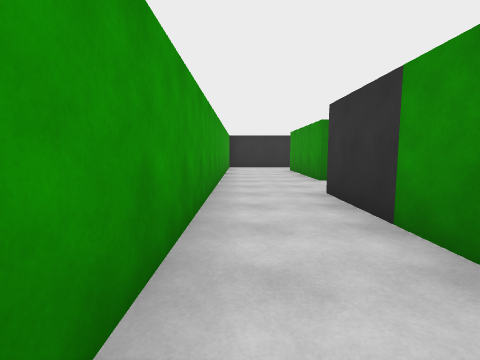
[1] (above)

24 first-person views from a walk through a scene from a Unity 3-D project. The camera is 1.4 m above the floor, tilts 6° down and sees 85° across. The floor is counted in squares, 2 m on a side. Each view is taken from the middle of a square. On the plan, view 1 faces up. The plan holds only what a view shows up to about 9 squares ahead; the rest is blank. The place goes on beyond the plan. The player character is not drawn. Door leaves are left out, so doorways stand open.

[2]
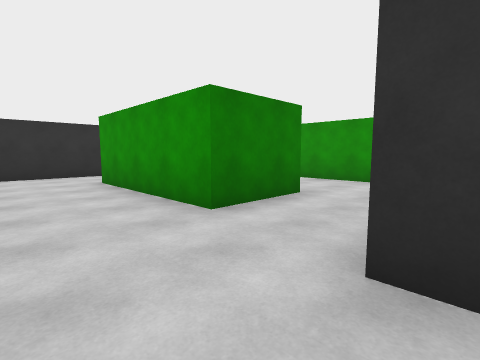

[3]
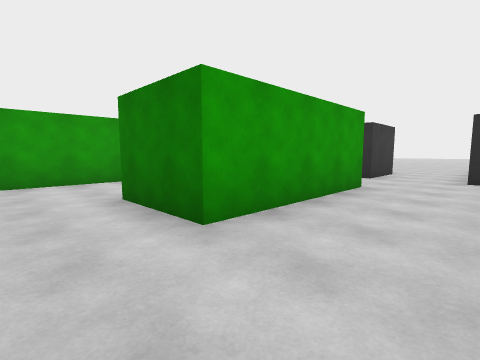

[4]
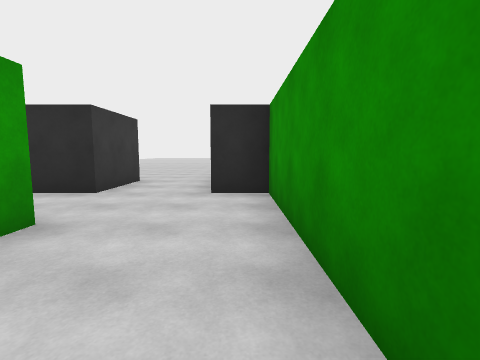

[5]
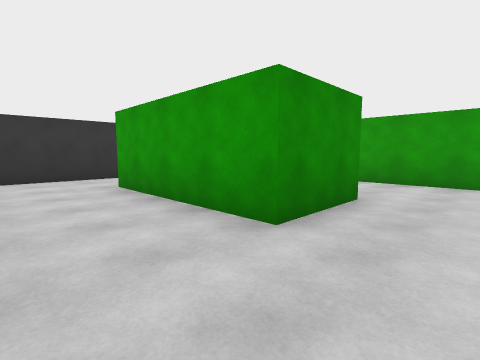

[6]
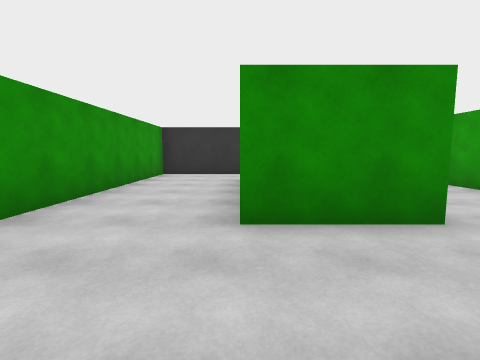

[7]
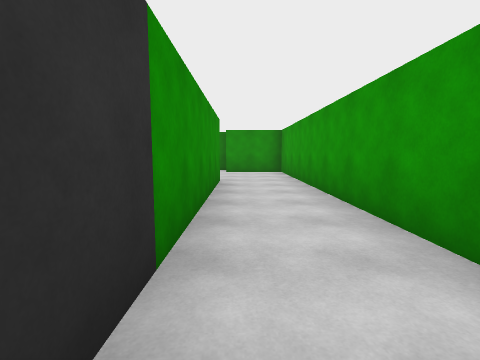

[8]
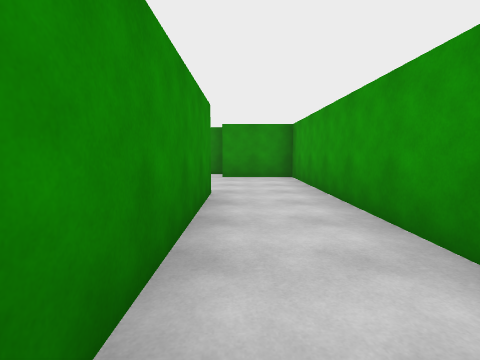

[9]
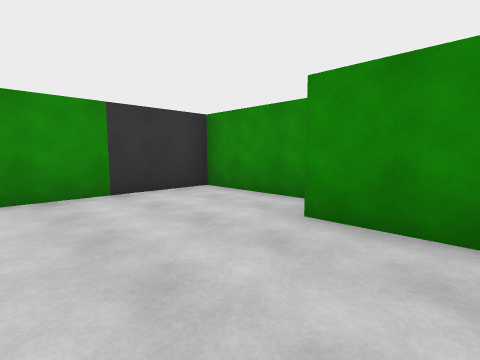

[10]
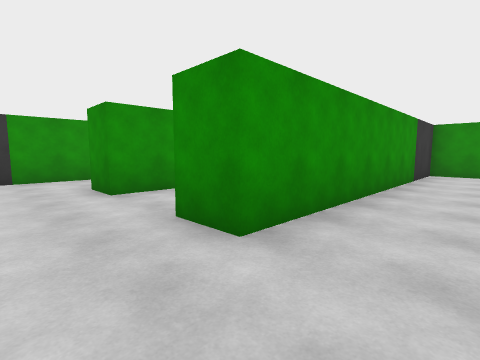

[11]
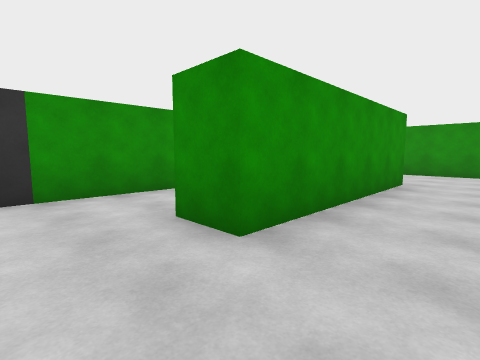

[12]
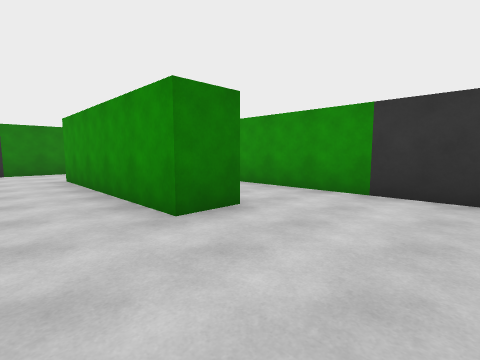

[13]
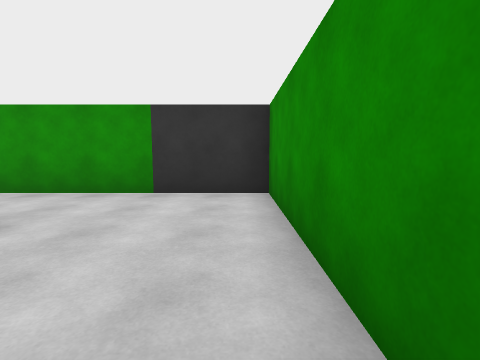

[14]
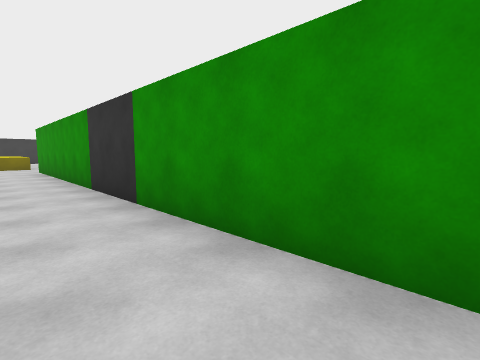

[15]
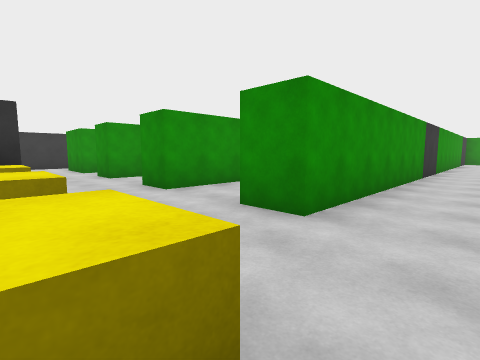

[16]
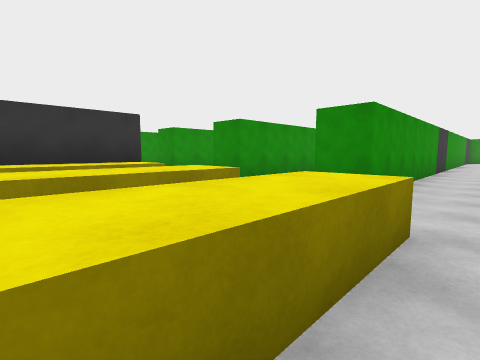

[17]
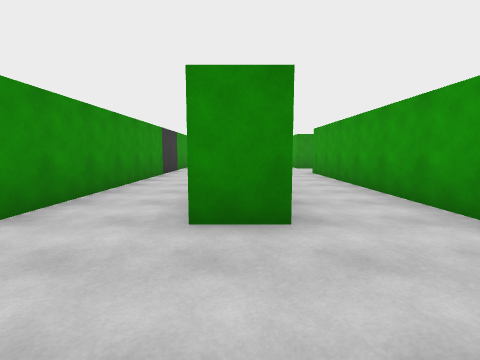

[18]
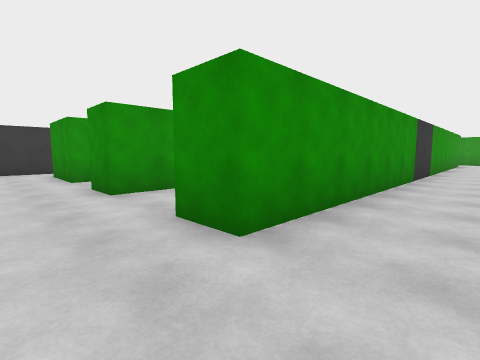

[19]
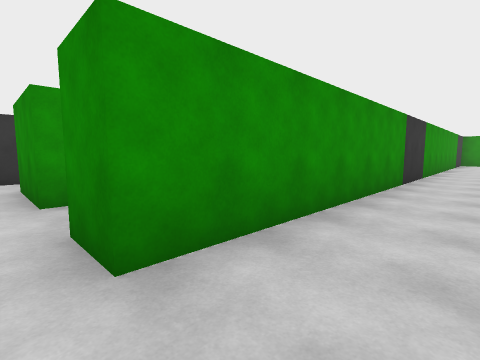

[20]
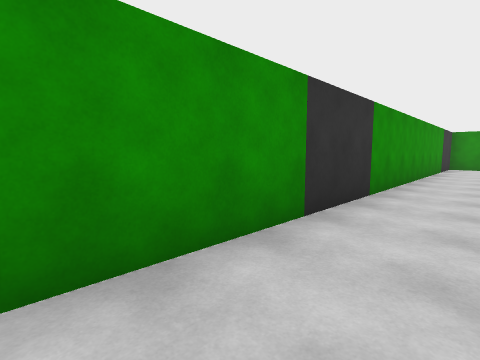

[21]
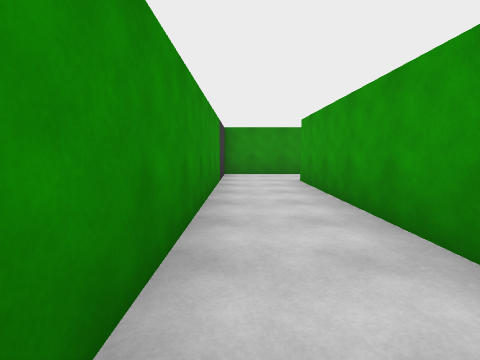

[22]
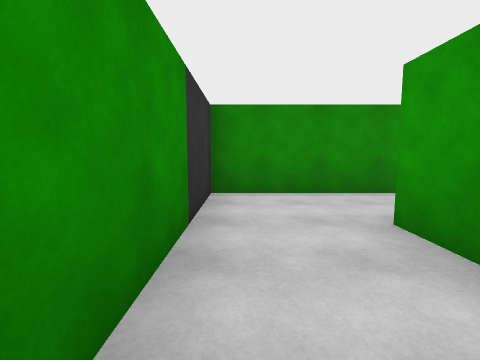

[23]
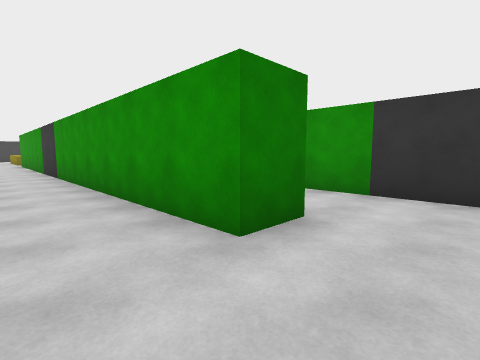

[24]
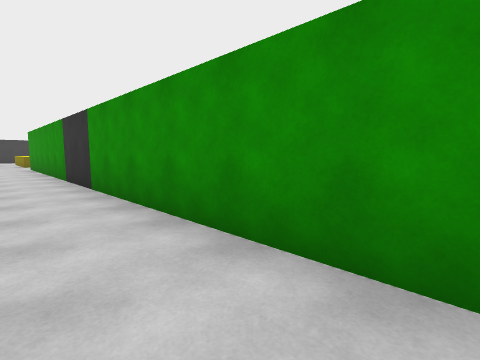

### Floor plan
Key: @ floor where view 1 was taken; # wall or solid block; . floor; D open door; ^ raised ledge.
Columns run from 1 left of view 1 to 19 right of it. Each row starts with its distance up from view 1.
 15     ...   .^ ^ ^#
 14     #DD#  .^ ^ ^#
 13 #####..## .^.^ ^#
 12 #.......# ...........
 11 #.......# ...........
 10 #..###..##..#..#..#.#
  9 #..###..##..#..#..#
  8 #..###..##..#..#..#
  7 #..###..##..#..#..#
  6 #.......##..#..#..#
  5 #.......##..#..#..#
  4 #..#######..#..#..#
  3 #..#........#..#..#
  2 #..#........#..#..#
  1 #..#..#..#..#..#..#
  0 #@.#..#..#..#..#..#
 -1 #..#..#..#..#..#..#
 -2 #..#..#..# .#..#..#
 -3 #.....#..#..#..#..#
 -4 #.....#.....#..#..#
 -5 #.....#.....#.....#
 -6 ###...#.....#.....#
 -7   #################

Where each view was taken, in squares from view 1:
view 1: 0 up, 0 right, facing up
view 2: 4 up, 0 right, facing up-right
view 3: 5 up, 6 right, facing up-left
view 4: 8 up, 6 right, facing up
view 5: 12 up, 6 right, facing down-left
view 6: 13 up, 4 right, facing down
view 7: 4 up, 1 right, facing down
view 8: 2 up, 1 right, facing down
view 9: 3 down, 0 right, facing down-right
view 10: 3 up, 3 right, facing down-right
view 11: 3 up, 6 right, facing down-right
view 12: 6 down, 6 right, facing up-right
view 13: 6 down, 6 right, facing right
view 14: 1 down, 9 right, facing up-right
view 15: 13 up, 9 right, facing down-right
view 16: 15 up, 9 right, facing down-right
view 17: 13 up, 11 right, facing down
view 18: 12 up, 12 right, facing down-right
view 19: 11 up, 15 right, facing down-right
view 20: 7 up, 15 right, facing down-right
view 21: 2 up, 16 right, facing down
view 22: 2 down, 16 right, facing down
view 23: 6 down, 12 right, facing up-right
view 24: 3 down, 12 right, facing up-right
